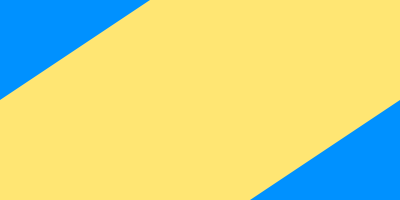
Frame 1 (no input)
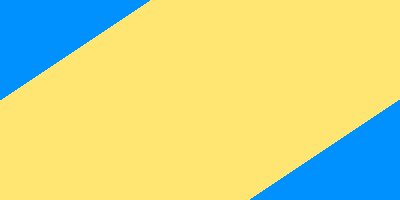
Frame 60 (the mouse pressed at the canvas centre just before this capture)
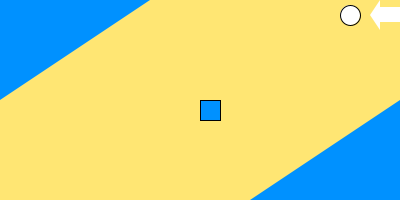
Frame 120 (the mouse held since frame 60 and released just before this capture)

The Processing sketch that drew these frames (run headless with seeded random() and noise(); from frame 60 on, the mouse is pressed at the canvas centre):

// Processing sketch: processing_99777
// ── processing_99777.pde

void setup () {
  size (400, 200);
  noStroke();
  background(255, 230, 115);
}

void draw () {
  if (mousePressed==true) {
    frameRate(15);
    int a=(int)random(15);
    int b=(int)random(10);
    int c=(int)random(30);
    int d=(int)random(50, 255);
    background(255, 230, 115);
    fill(255);
    noStroke();
    rect(380, 7, 30, 15);
    triangle(380, 0, 380, 30, 370, 15);
    stroke(1);
    ellipse(350, 15, 20, 20);
    fill(0, 145, 255);
    rect(mouseX, mouseY, 20, 20);
    //rect(mouseX-30,mouseY-30, a,c);
    cursor(HAND);
        noStroke();
    fill(0, 145, 255);
    triangle(0, 0, 150, 0, 0, 100);
    triangle(400, 200, 400, 100, 250, 200);
  }
  else {
      int a=(int)random(5, 20);
      int b=(int)random(5, 30);
      int c=(int)random(255);
      frameRate(20);
      stroke(1);
      fill(255);
      ellipse(mouseX, mouseY, a, b);      
    noStroke();
    fill(0, 145, 255);
    triangle(0, 0, 150, 0, 0, 100);
    triangle(400, 200, 400, 100, 250, 200);
  }
  
/*    if (mousePressed==false) {
      int a=(int)random(5, 20);
      int b=(int)random(5, 30);
      int c=(int)random(255);
      frameRate(20);
      stroke(1);
      fill(255);
      ellipse(mouseX, mouseY, a, b);
      //ellipse(mouseY, mouseX, b, c);
    }
      noStroke();
     fill(0, 145, 255);
     triangle(0, 0, 150, 0, 0, 100);
     triangle(400, 200, 400, 100, 250, 200);*/
  }
